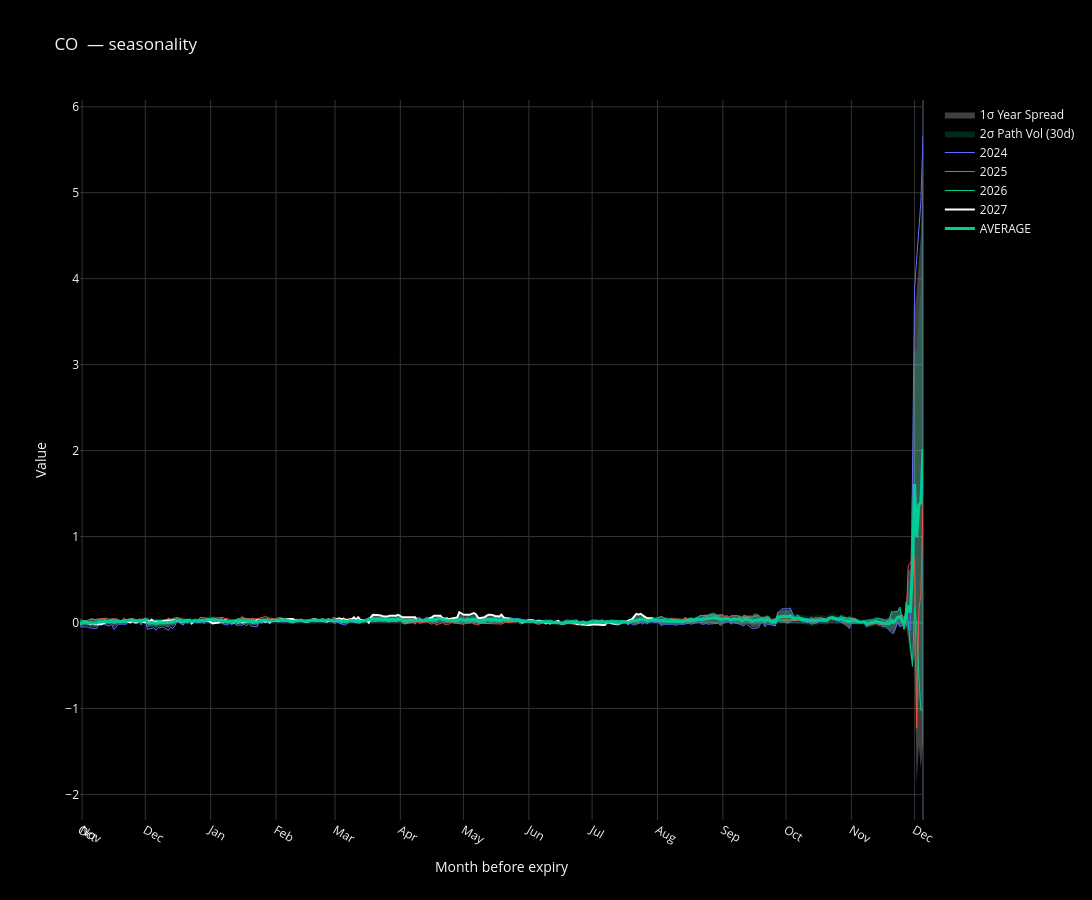

The notebook cell this image was saved under:
### Code cell
result = sznlty.expression_seasonality("CO", "F27 - 3*G27 + 3*H27 - J27 ", start_year=2024, end_year=2027, window_days=400)
plotter.plot_seasonality(result, title="CO  — seasonality")
# 2. Identify Anomaly Years (using the RMSE/Volatility logic)
anomaly_map = fc.get_anomaly_years(result['combined'])

# 3. Create Enhanced DataFrame with Cleaned Averages
# This adds Avg_5y_Clean, Avg_10y_Clean, and Avg_15y_Clean
df_enhanced = fc.get_cleaned_averages(result['combined'], anomaly_map)

# 4. Calculate Statistical Metrics
# Adds UpRate, Expected, and MaxDrawdown for 3D, 6D, 10D, 15D, 21D intervals
stats_df = fc.calculate_stats(result['combined'])

# 5. Join stats with the enhanced dataframe
df_final = df_enhanced.join(stats_df)

# 6. Export to Excel
# result: for original stats and dates, df_final: for all new columns
export_to_excel(result, df_final, filename="seasonality_report_final.xlsx")

# 7. Quick Verification
print("--- Analysis Complete ---")
print(f"Anomalies Found: {anomaly_map}")
print(f"Total Columns Exported: {len(df_final.columns)}")

### Figure 1 — Plotly figure (JSON) as saved in the notebook; plotly's stock layout.template omitted (floating-point values rounded to 4 significant figures; data arrays with more than 128 entries replaced by an {"elided": "..."} marker saying what was removed)
{"data": [{"fill": "toself", "fillcolor": "rgba(255, 255, 255, 0.25)", "hoverinfo": "skip", "line": {"color": "rgba(255,255,255,0)"}, "name": "1σ Year Spread", "showlegend": true, "type": "scatter", "x": {"elided": "802 int values"}, "y": {"elided": "802 float values"}}, {"fill": "toself", "fillcolor": "rgba(0, 204, 150, 0.2)", "hoverinfo": "skip", "line": {"color": "rgba(255,255,255,0)"}, "name": "2σ Path Vol (30d)", "showlegend": true, "type": "scatter", "x": {"elided": "744 int values"}, "y": {"elided": "744 float values"}}, {"customdata": {"elided": "401 str values"}, "hovertemplate": "2024<br>Date: %{customdata}<br>Value: %{y:.2f}<extra></extra>", "line": {"color": "#636EFA", "width": 1}, "mode": "lines", "name": "2024", "type": "scatter", "x": {"elided": "401 int values"}, "y": {"elided": "401 float values"}}, {"customdata": {"elided": "401 str values"}, "hovertemplate": "2025<br>Date: %{customdata}<br>Value: %{y:.2f}<extra></extra>", "line": {"color": "#EF553B", "width": 1}, "mode": "lines", "name": "2025", "type": "scatter", "x": {"elided": "401 int values"}, "y": {"elided": "401 float values"}}, {"customdata": {"elided": "401 str values"}, "hovertemplate": "2026<br>Date: %{customdata}<br>Value: %{y:.2f}<extra></extra>", "line": {"color": "#00CC96", "width": 1}, "mode": "lines", "name": "2026", "type": "scatter", "x": {"elided": "401 int values"}, "y": {"elided": "401 float values"}}, {"customdata": {"elided": "273 str values"}, "hovertemplate": "2027<br>Date: %{customdata}<br>Value: %{y:.2f}<extra></extra>", "line": {"color": "white", "width": 2}, "mode": "lines", "name": "2027", "type": "scatter", "x": {"elided": "273 int values"}, "y": {"elided": "273 float values"}}, {"hovertemplate": "AVERAGE<br>Days to expiry: %{x}<br>Value: %{y:.2f}<extra></extra>", "line": {"color": "#00CC96", "width": 3}, "mode": "lines", "name": "AVERAGE", "type": "scatter", "x": {"elided": "401 int values"}, "y": {"elided": "401 float values"}}], "layout": {"height": 900, "hovermode": "x unified", "paper_bgcolor": "black", "plot_bgcolor": "black", "title": {"text": "CO  — seasonality"}, "width": 1600, "xaxis": {"gridcolor": "#333", "ticktext": ["Oct", "Nov", "Dec", "Jan", "Feb", "Mar", "Apr", "May", "Jun", "Jul", "Aug", "Sep", "Oct", "Nov", "Dec"], "tickvals": [-400, -399, -369, -338, -307, -279, -248, -218, -187, -157, -126, -95, -65, -34, -4], "title": {"text": "Month before expiry"}}, "yaxis": {"gridcolor": "#333", "title": {"text": "Value"}}}}
